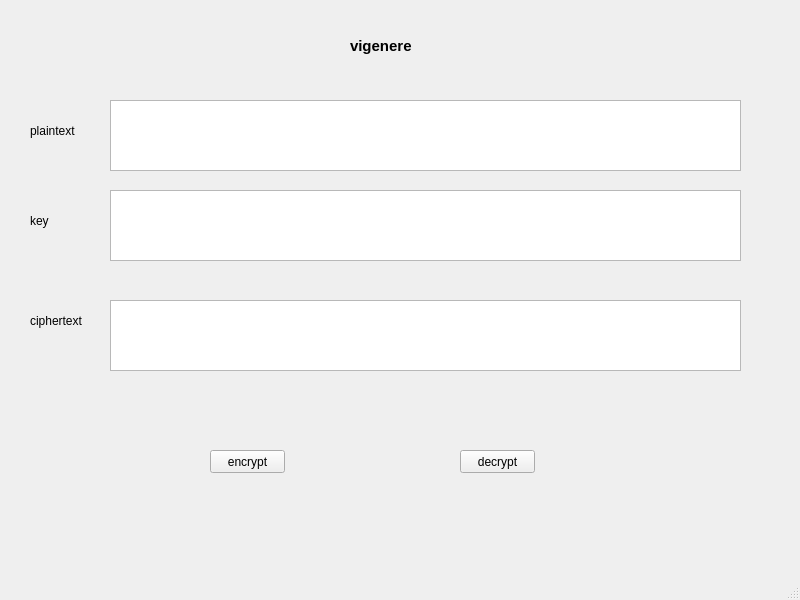
<?xml version="1.0" encoding="UTF-8"?>
<ui version="4.0">
 <class>MainWindow</class>
 <widget class="QMainWindow" name="MainWindow">
  <property name="geometry">
   <rect>
    <x>0</x>
    <y>0</y>
    <width>800</width>
    <height>600</height>
   </rect>
  </property>
  <property name="windowTitle">
   <string>MainWindow</string>
  </property>
  <widget class="QWidget" name="centralwidget">
   <widget class="QLabel" name="label">
    <property name="geometry">
     <rect>
      <x>350</x>
      <y>30</y>
      <width>71</width>
      <height>31</height>
     </rect>
    </property>
    <property name="font">
     <font>
      <pointsize>11</pointsize>
      <weight>75</weight>
      <bold>true</bold>
     </font>
    </property>
    <property name="text">
     <string>vigenere</string>
    </property>
   </widget>
   <widget class="QLabel" name="label_2">
    <property name="geometry">
     <rect>
      <x>30</x>
      <y>120</y>
      <width>61</width>
      <height>21</height>
     </rect>
    </property>
    <property name="text">
     <string>plaintext</string>
    </property>
   </widget>
   <widget class="QLabel" name="label_3">
    <property name="geometry">
     <rect>
      <x>30</x>
      <y>210</y>
      <width>61</width>
      <height>21</height>
     </rect>
    </property>
    <property name="text">
     <string>key</string>
    </property>
   </widget>
   <widget class="QLabel" name="label_4">
    <property name="geometry">
     <rect>
      <x>30</x>
      <y>310</y>
      <width>61</width>
      <height>21</height>
     </rect>
    </property>
    <property name="text">
     <string>ciphertext</string>
    </property>
   </widget>
   <widget class="QPlainTextEdit" name="txt_plain_text">
    <property name="geometry">
     <rect>
      <x>110</x>
      <y>100</y>
      <width>631</width>
      <height>71</height>
     </rect>
    </property>
   </widget>
   <widget class="QPlainTextEdit" name="txt_key">
    <property name="geometry">
     <rect>
      <x>110</x>
      <y>190</y>
      <width>631</width>
      <height>71</height>
     </rect>
    </property>
   </widget>
   <widget class="QPlainTextEdit" name="txt_cipher_text">
    <property name="geometry">
     <rect>
      <x>110</x>
      <y>300</y>
      <width>631</width>
      <height>71</height>
     </rect>
    </property>
   </widget>
   <widget class="QPushButton" name="btn_encrypt">
    <property name="geometry">
     <rect>
      <x>210</x>
      <y>450</y>
      <width>75</width>
      <height>23</height>
     </rect>
    </property>
    <property name="text">
     <string>encrypt</string>
    </property>
   </widget>
   <widget class="QPushButton" name="btn_decrypt">
    <property name="geometry">
     <rect>
      <x>460</x>
      <y>450</y>
      <width>75</width>
      <height>23</height>
     </rect>
    </property>
    <property name="text">
     <string>decrypt</string>
    </property>
   </widget>
  </widget>
  <widget class="QMenuBar" name="menubar">
   <property name="geometry">
    <rect>
     <x>0</x>
     <y>0</y>
     <width>800</width>
     <height>21</height>
    </rect>
   </property>
  </widget>
  <widget class="QStatusBar" name="statusbar"/>
 </widget>
 <resources/>
 <connections/>
</ui>
